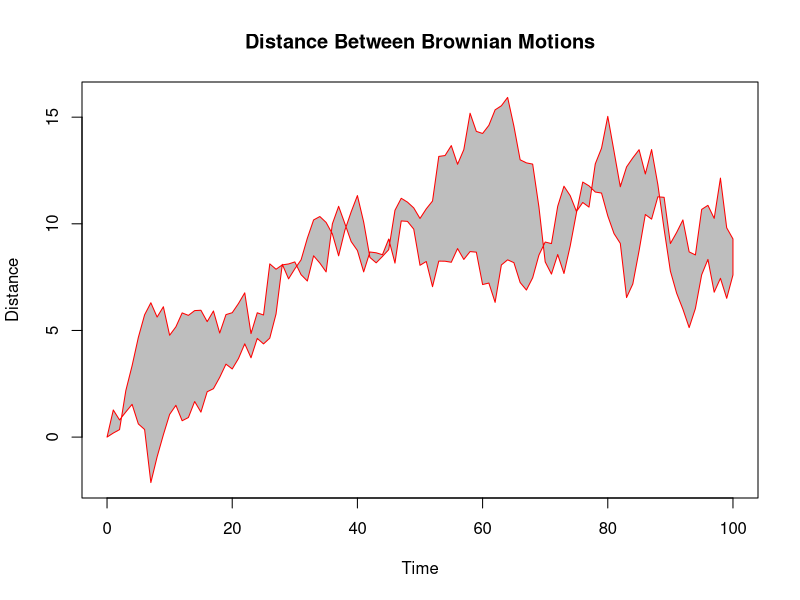
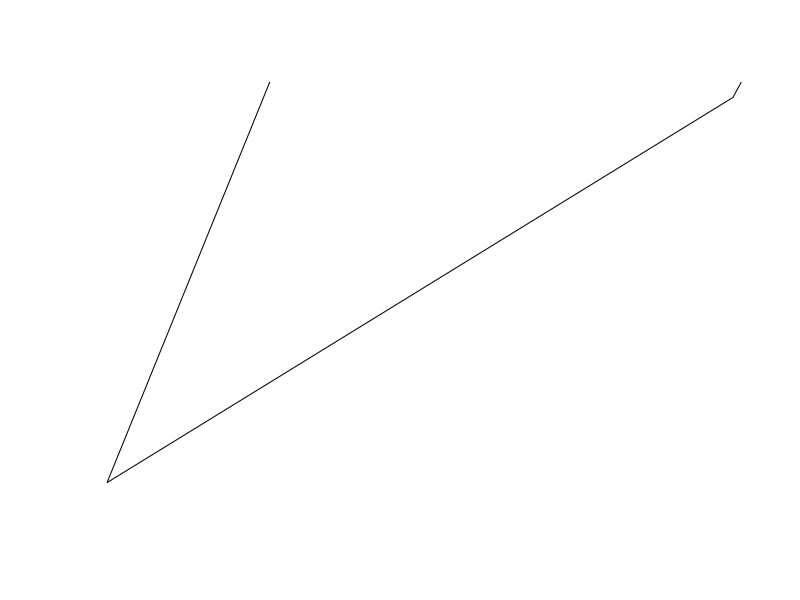

Here is the R script that generated these plots, in order: (Note: this script raises an error after producing the figures.)
plot.new()

n <- 100
xx <- c(0:n, n:0)
yy <- c(c(0, cumsum(stats::rnorm(n))), rev(c(0, cumsum(stats::rnorm(n)))))
plot   (xx, yy, type = "n", xlab = "Time", ylab = "Distance")
polygon(xx, yy, col = "gray", border = "red")
title("Distance Between Brownian Motions")


plot.new()
polygon(1:9, c(2,1,2,1,NA,2,1,2,1),
        density = c(10, 20), angle = c(-45, 45))
dev.off(
  
)

##

#vector of x-coordinates and a vector of y-coordinates.
# For example, the following command should generate a 
# rectangle that is 0.2 units long and 0.7 units high,
# with its lower-left hand corner at the origin. 
# Note that the order of the points is important because the outline of the shape will be traced in the order that the points are listed.

plot.new()
polygon(c(0,1,2,3,4),
        c(0,1,2,3,4)**2)


############# 

makeSquare <- function(origin=0,width=0.5,height=0.5){
  xAx <- c(origin,origin,origin+width,origin+width)
  yAx <- c(origin,origin+height,origin+height,origin)
  out <- list(xAx,yAx)
  return (out)
}



plotPoly <- function(ranColor){
  for (i in seq(1,10)){
    or <- runif(1)
    wi <- runif(1)
    he <- runif(1)
    scaleOr <- sample(c(1,-1),1)
    scaleWi <- sample(c(1,-1),1)
    scaleHe <- sample(c(1,-1),1)
    
    polygon(makeSquare(or*mult,wi*scaleWi,he*scaleHe)[[1]],
            makeSquare(or*mult,wi*scaleWi,he*scaleHe)[[2]],
            col=adjustcolor(ranColor,alpha.f=0.25))
  }
}


plot.new()
for (i in seq(1,5000)){
    ranColor <- sample(colors(),1)
    #print(ranColor)
    plotPoly(ranColor)
}

#### Try
#https://github.com/quantixed/gBlocks/blob/master/r/grid_of_hysterical%20squares.R